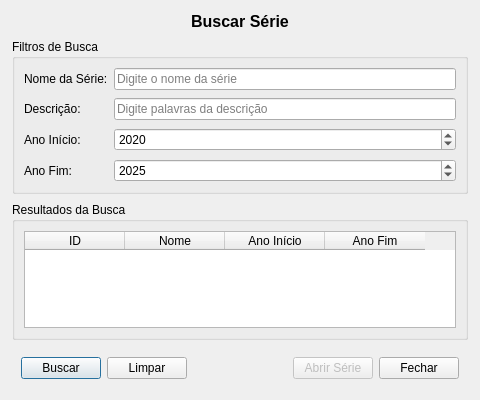
<?xml version="1.0" encoding="UTF-8"?>
<ui version="4.0">
 <class>Dialog</class>
 <widget class="QDialog" name="Dialog">
  <property name="geometry">
   <rect>
    <x>0</x>
    <y>0</y>
    <width>480</width>
    <height>400</height>
   </rect>
  </property>
  <property name="minimumSize">
   <size>
    <width>460</width>
    <height>380</height>
   </size>
  </property>
  <property name="maximumSize">
   <size>
    <width>600</width>
    <height>500</height>
   </size>
  </property>
  <property name="windowTitle">
   <string>Buscar Série</string>
  </property>
  <layout class="QVBoxLayout" name="mainLayout">
   <property name="spacing">
    <number>8</number>
   </property>
   <property name="leftMargin">
    <number>12</number>
   </property>
   <property name="topMargin">
    <number>12</number>
   </property>
   <property name="rightMargin">
    <number>12</number>
   </property>
   <property name="bottomMargin">
    <number>12</number>
   </property>
   <item>
    <widget class="QLabel" name="titleLabel">
     <property name="text">
      <string>Buscar Série</string>
     </property>
     <property name="alignment">
      <set>Qt::AlignCenter</set>
     </property>
     <property name="font">
      <font>
       <pointsize>12</pointsize>
       <weight>75</weight>
       <bold>true</bold>
      </font>
     </property>
    </widget>
   </item>
   <item>
    <widget class="QGroupBox" name="filtrosGroup">
     <property name="title">
      <string>Filtros de Busca</string>
     </property>
     <layout class="QFormLayout" name="filtrosLayout">
      <property name="verticalSpacing">
       <number>8</number>
      </property>
      <item row="0" column="0">
       <widget class="QLabel" name="labelNome">
        <property name="text">
         <string>Nome da Série:</string>
        </property>
       </widget>
      </item>
      <item row="0" column="1">
       <widget class="QLineEdit" name="nome">
        <property name="placeholderText">
         <string>Digite o nome da série</string>
        </property>
       </widget>
      </item>
      <item row="1" column="0">
       <widget class="QLabel" name="labelDescricao">
        <property name="text">
         <string>Descrição:</string>
        </property>
       </widget>
      </item>
      <item row="1" column="1">
       <widget class="QLineEdit" name="descricao">
        <property name="placeholderText">
         <string>Digite palavras da descrição</string>
        </property>
       </widget>
      </item>
      <item row="2" column="0">
       <widget class="QLabel" name="labelAnoInicio">
        <property name="text">
         <string>Ano Início:</string>
        </property>
       </widget>
      </item>
      <item row="2" column="1">
       <widget class="QSpinBox" name="anoInicio">
        <property name="minimum">
         <number>1800</number>
        </property>
        <property name="maximum">
         <number>2100</number>
        </property>
        <property name="value">
         <number>2020</number>
        </property>
        <property name="specialValueText">
         <string>Qualquer</string>
        </property>
       </widget>
      </item>
      <item row="3" column="0">
       <widget class="QLabel" name="labelAnoFim">
        <property name="text">
         <string>Ano Fim:</string>
        </property>
       </widget>
      </item>
      <item row="3" column="1">
       <widget class="QSpinBox" name="anoFim">
        <property name="minimum">
         <number>1800</number>
        </property>
        <property name="maximum">
         <number>2100</number>
        </property>
        <property name="value">
         <number>2025</number>
        </property>
        <property name="specialValueText">
         <string>Qualquer</string>
        </property>
       </widget>
      </item>
     </layout>
    </widget>
   </item>
   <item>
    <widget class="QGroupBox" name="resultadosGroup">
     <property name="title">
      <string>Resultados da Busca</string>
     </property>
     <layout class="QVBoxLayout" name="resultadosLayout">
      <item>
       <widget class="QTableWidget" name="tabelaResultados">
        <property name="alternatingRowColors">
         <bool>true</bool>
        </property>
        <property name="selectionBehavior">
         <enum>QAbstractItemView::SelectRows</enum>
        </property>
        <property name="sortingEnabled">
         <bool>true</bool>
        </property>
        <column>
         <property name="text">
          <string>ID</string>
         </property>
        </column>
        <column>
         <property name="text">
          <string>Nome</string>
         </property>
        </column>
        <column>
         <property name="text">
          <string>Ano Início</string>
         </property>
        </column>
        <column>
         <property name="text">
          <string>Ano Fim</string>
         </property>
        </column>
       </widget>
      </item>
     </layout>
    </widget>
   </item>
   <item>
    <widget class="QFrame" name="botoesFrame">
     <layout class="QHBoxLayout" name="botoesLayout">
      <item>
       <widget class="QPushButton" name="btnBuscar">
        <property name="text">
         <string>Buscar</string>
        </property>
        <property name="default">
         <bool>true</bool>
        </property>
       </widget>
      </item>
      <item>
       <widget class="QPushButton" name="btnLimpar">
        <property name="text">
         <string>Limpar</string>
        </property>
       </widget>
      </item>
      <item>
       <spacer name="horizontalSpacer">
        <property name="orientation">
         <enum>Qt::Horizontal</enum>
        </property>
        <property name="sizeHint" stdset="0">
         <size>
          <width>40</width>
          <height>20</height>
         </size>
        </property>
       </spacer>
      </item>
      <item>
       <widget class="QPushButton" name="btnAbrir">
        <property name="text">
         <string>Abrir Série</string>
        </property>
        <property name="enabled">
         <bool>false</bool>
        </property>
       </widget>
      </item>
      <item>
       <widget class="QPushButton" name="btnFechar">
        <property name="text">
         <string>Fechar</string>
        </property>
       </widget>
      </item>
     </layout>
    </widget>
   </item>
  </layout>
 </widget>
 <resources/>
 <connections/>
</ui>
